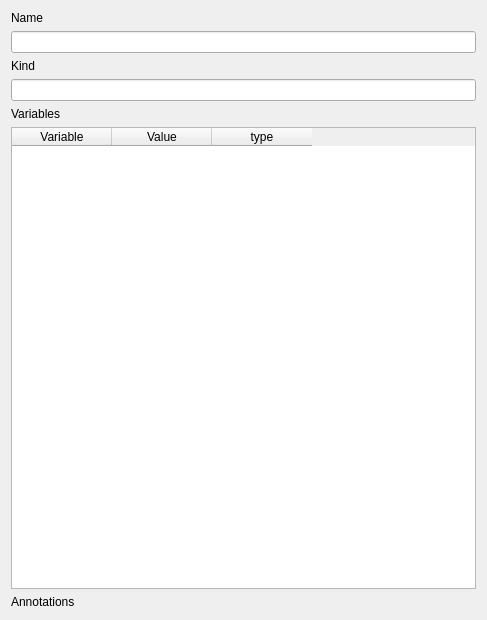
<?xml version="1.0" encoding="UTF-8"?>
<ui version="4.0">
 <class>Dialog</class>
 <widget class="QDialog" name="Dialog">
  <property name="geometry">
   <rect>
    <x>0</x>
    <y>0</y>
    <width>487</width>
    <height>620</height>
   </rect>
  </property>
  <property name="windowTitle">
   <string>Dialog</string>
  </property>
  <layout class="QGridLayout" name="gridLayout">
   <item row="6" column="0">
    <widget class="QLabel" name="label_variables">
     <property name="text">
      <string>Variables</string>
     </property>
    </widget>
   </item>
   <item row="1" column="0">
    <widget class="QLineEdit" name="lineEdit_name"/>
   </item>
   <item row="2" column="0">
    <widget class="QLabel" name="label_kind">
     <property name="text">
      <string>Kind</string>
     </property>
    </widget>
   </item>
   <item row="3" column="0">
    <widget class="QLineEdit" name="lineEdit_kind">
     <property name="readOnly">
      <bool>true</bool>
     </property>
    </widget>
   </item>
   <item row="0" column="0">
    <widget class="QLabel" name="label_name">
     <property name="text">
      <string>Name</string>
     </property>
    </widget>
   </item>
   <item row="7" column="0">
    <widget class="QTableWidget" name="tableWidget_variables">
     <property name="columnCount">
      <number>3</number>
     </property>
     <column>
      <property name="text">
       <string>Variable</string>
      </property>
     </column>
     <column>
      <property name="text">
       <string>Value</string>
      </property>
     </column>
     <column>
      <property name="text">
       <string>type</string>
      </property>
     </column>
    </widget>
   </item>
   <item row="8" column="0">
    <widget class="QLabel" name="label_annotations">
     <property name="text">
      <string>Annotations</string>
     </property>
     <property name="wordWrap">
      <bool>true</bool>
     </property>
    </widget>
   </item>
  </layout>
 </widget>
 <resources/>
 <connections/>
</ui>
